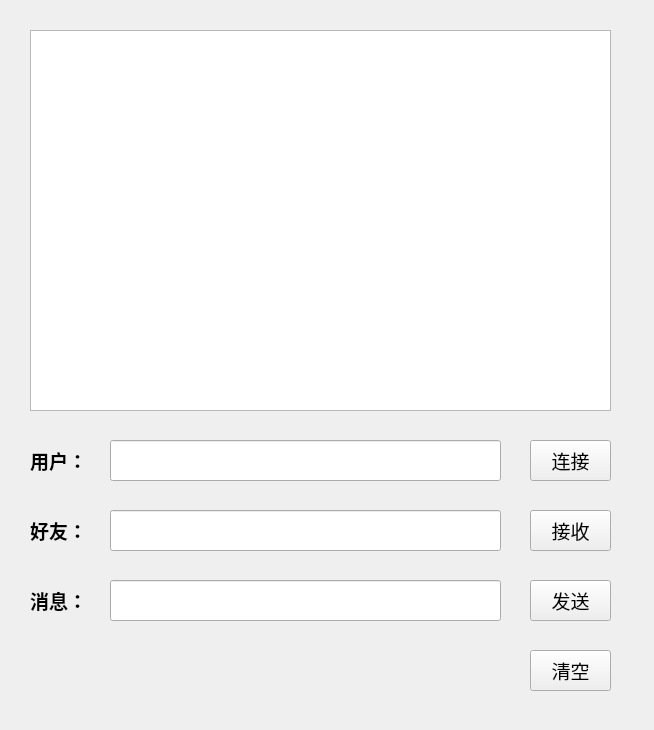
<?xml version="1.0" encoding="UTF-8"?>
<ui version="4.0">
 <class>Form</class>
 <widget class="QWidget" name="Form">
  <property name="geometry">
   <rect>
    <x>0</x>
    <y>0</y>
    <width>654</width>
    <height>730</height>
   </rect>
  </property>
  <property name="font">
   <font>
    <family>Arial</family>
    <pointsize>14</pointsize>
   </font>
  </property>
  <property name="windowTitle">
   <string>客户端</string>
  </property>
  <widget class="QTextEdit" name="textEdit">
   <property name="geometry">
    <rect>
     <x>30</x>
     <y>30</y>
     <width>581</width>
     <height>381</height>
    </rect>
   </property>
  </widget>
  <widget class="QLineEdit" name="lineEdit">
   <property name="geometry">
    <rect>
     <x>110</x>
     <y>440</y>
     <width>391</width>
     <height>41</height>
    </rect>
   </property>
  </widget>
  <widget class="QLabel" name="label">
   <property name="geometry">
    <rect>
     <x>30</x>
     <y>440</y>
     <width>91</width>
     <height>41</height>
    </rect>
   </property>
   <property name="font">
    <font>
     <family>Arial Black</family>
     <pointsize>14</pointsize>
     <weight>75</weight>
     <bold>true</bold>
    </font>
   </property>
   <property name="text">
    <string>用户：</string>
   </property>
  </widget>
  <widget class="QLabel" name="label_2">
   <property name="geometry">
    <rect>
     <x>30</x>
     <y>510</y>
     <width>81</width>
     <height>41</height>
    </rect>
   </property>
   <property name="font">
    <font>
     <family>Arial Black</family>
     <pointsize>14</pointsize>
     <weight>75</weight>
     <bold>true</bold>
    </font>
   </property>
   <property name="text">
    <string>好友：</string>
   </property>
  </widget>
  <widget class="QLineEdit" name="lineEdit_2">
   <property name="geometry">
    <rect>
     <x>110</x>
     <y>510</y>
     <width>391</width>
     <height>41</height>
    </rect>
   </property>
  </widget>
  <widget class="QPushButton" name="pushButton">
   <property name="geometry">
    <rect>
     <x>530</x>
     <y>440</y>
     <width>81</width>
     <height>41</height>
    </rect>
   </property>
   <property name="text">
    <string>连接</string>
   </property>
  </widget>
  <widget class="QPushButton" name="pushButton_2">
   <property name="geometry">
    <rect>
     <x>530</x>
     <y>510</y>
     <width>81</width>
     <height>41</height>
    </rect>
   </property>
   <property name="text">
    <string>接收</string>
   </property>
  </widget>
  <widget class="QLabel" name="label_3">
   <property name="geometry">
    <rect>
     <x>30</x>
     <y>580</y>
     <width>71</width>
     <height>41</height>
    </rect>
   </property>
   <property name="font">
    <font>
     <family>Arial Black</family>
     <pointsize>14</pointsize>
     <weight>75</weight>
     <bold>true</bold>
    </font>
   </property>
   <property name="text">
    <string>消息：</string>
   </property>
  </widget>
  <widget class="QLineEdit" name="lineEdit_3">
   <property name="geometry">
    <rect>
     <x>110</x>
     <y>580</y>
     <width>391</width>
     <height>41</height>
    </rect>
   </property>
  </widget>
  <widget class="QPushButton" name="pushButton_3">
   <property name="geometry">
    <rect>
     <x>530</x>
     <y>580</y>
     <width>81</width>
     <height>41</height>
    </rect>
   </property>
   <property name="text">
    <string>发送</string>
   </property>
  </widget>
  <widget class="QPushButton" name="pushButton_4">
   <property name="geometry">
    <rect>
     <x>530</x>
     <y>650</y>
     <width>81</width>
     <height>41</height>
    </rect>
   </property>
   <property name="text">
    <string>清空</string>
   </property>
  </widget>
 </widget>
 <resources/>
 <connections/>
</ui>
